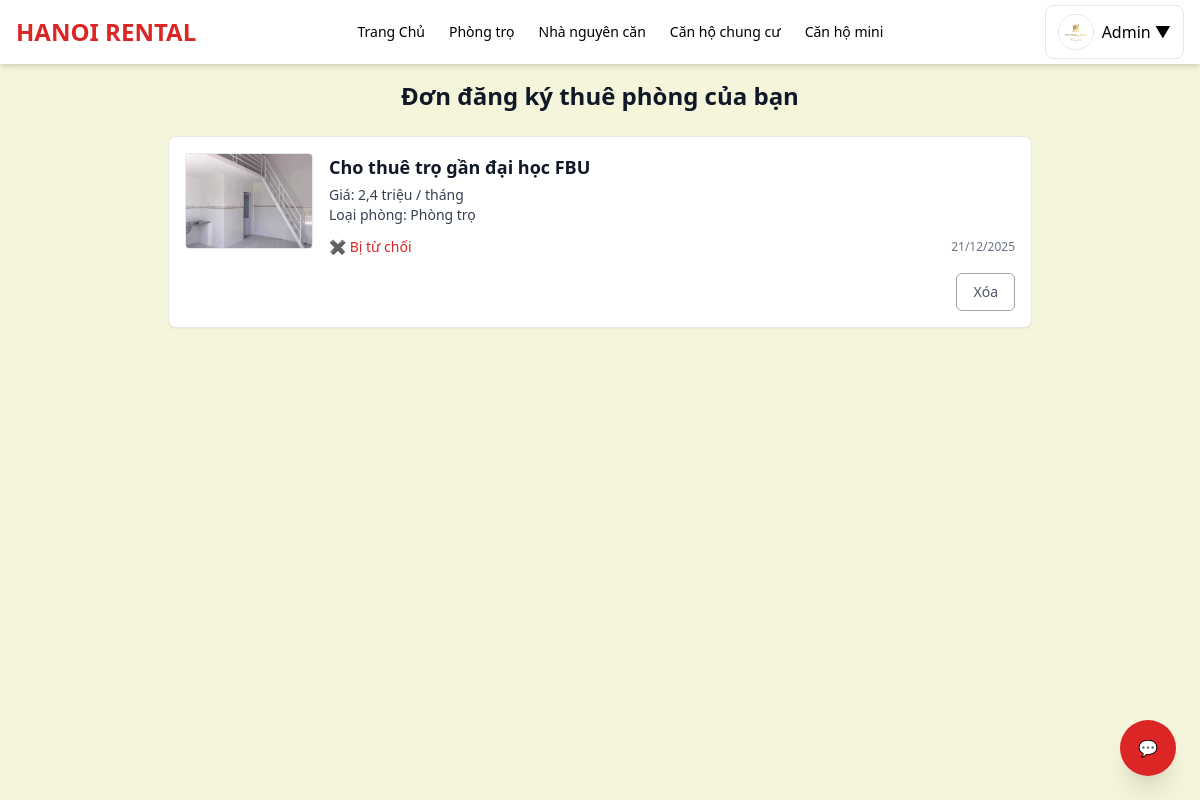
Screenshot of /rent_requests.php (signed in) with the database file from the repository.
### tables this page shows
CREATE TABLE `rental_requests` (
  `id` int(11) NOT NULL,
  `post_id` int(11) NOT NULL,
  `user_id` int(11) NOT NULL,
  `fullname` varchar(100) DEFAULT NULL,
  `birthday` date DEFAULT NULL,
  `phone` varchar(20) DEFAULT NULL,
  `gmail` varchar(150) DEFAULT NULL,
  `cccd` varchar(20) DEFAULT NULL,
  `address` varchar(255) DEFAULT NULL,
  `status` enum('pending','approved','rejected') DEFAULT 'pending',
  `created_at` datetime DEFAULT current_timestamp()
);

CREATE TABLE `posts` (
  `id` int(11) NOT NULL,
  `user_id` int(11) NOT NULL,
  `status` enum('pending','approved','rejected') DEFAULT 'pending',
  `reviewed_by` int(11) DEFAULT NULL,
  `reviewed_at` timestamp NULL DEFAULT NULL,
  `title` varchar(255) DEFAULT NULL,
  `image` varchar(255) DEFAULT NULL,
  `type` varchar(50) DEFAULT NULL,
  `khu_vuc` varchar(255) DEFAULT NULL,
  `price` varchar(50) DEFAULT NULL,
  `phone` varchar(20) DEFAULT NULL,
  `zalo` varchar(20) DEFAULT NULL,
  `description` text DEFAULT NULL,
  `status_rent` tinyint(4) DEFAULT 0,
  `created_at` timestamp NOT NULL DEFAULT current_timestamp(),
  `category` varchar(50) NOT NULL DEFAULT 'phongtro'
);

### rent_requests.php (the view, shortened to what this page needs)
<?php
require 'header.php';
require 'db.php';
$user = $_SESSION['user'];
$uid  = $user['id'];
$stmt = $pdo->prepare("
    SELECT
        r.id,
        r.status,
        r.created_at,
        p.id   AS post_id,
        p.title,
        p.price,
        p.type
    FROM rental_requests r
    JOIN posts p ON r.post_id = p.id
    WHERE r.user_id = :uid
    ORDER BY r.id DESC
");
$stmt->execute(['uid' => $uid]);
$requests = $stmt->fetchAll(PDO::FETCH_ASSOC);
?>
<main class="max-w-4xl mx-auto p-4">
    <h2 class="text-2xl font-semibold mb-6 text-center text-gray-900">
        Đơn đăng ký thuê phòng của bạn
    </h2>
    <?php if (empty($requests)): ?>
        <p class="text-center text-gray-600 text-sm">
            Bạn chưa gửi đơn đăng ký thuê phòng nào.
        </p>
    <?php else: ?>
        <div class="space-y-5">
            <?php foreach ($requests as $r): ?>
                <div class="bg-white border rounded-lg p-4 flex gap-4 shadow-sm hover:shadow transition">
                    <a href="post_detail.php?id=<?= $r['post_id'] ?>" class="flex-shrink-0">
                        <img src="<?= htmlspecialchars($r['thumbnail']) ?>"
                             class="w-32 h-24 rounded object-cover border">
                    </a>
                    <div class="flex-1 flex flex-col justify-between">
                        <div>
                            <a href="post_detail.php?id=<?= $r['post_id'] ?>">
                                <h3 class="text-lg font-semibold text-gray-900 hover:underline">
                                    <?= htmlspecialchars($r['title']) ?>
                                </h3>
                            </a>
                            <p class="text-sm text-gray-700 mt-1">
                                <?php
                                    $price = rtrim(
                                        rtrim(number_format($r['price'], 1, ',', '.'), '0'),
                                        ','
                                    );
                                ?>
                                Giá: <span class="font-medium"><?= $price ?> triệu / tháng</span><br>
                                Loại phòng: <?= htmlspecialchars($r['type']) ?>
                            </p>
                        </div>
                        <div class="flex items-center justify-between mt-3">
                            <span class="text-sm font-medium
                                <?php
                                    if ($r['status'] === 'approved') echo 'text-green-600';
                                    elseif ($r['status'] === 'expired') echo 'text-gray-600';
                                    elseif ($r['status'] === 'rejected') echo 'text-red-600';
                                    elseif ($r['status'] === 'cancelled') echo 'text-gray-500';
                                    else echo 'text-yellow-600';
                                ?>">
                                <?php
                                    if ($r['status'] === 'approved') echo '✔ Đang thuê';
                                    elseif ($r['status'] === 'expired') echo '⌛ Đã hết hạn thuê';
                                    elseif ($r['status'] === 'rejected') echo '✖ Bị từ chối';
                                    elseif ($r['status'] === 'cancelled') echo '🚫 Đã hủy';
                                    else echo '⏳ Đang chờ duyệt';
                                ?>
                            </span>
                            <span class="text-xs text-gray-500">
                                <?= date('d/m/Y', strtotime($r['created_at'])) ?>
                            </span>
                        </div>
                        <div class="mt-4 text-right space-x-2">
                            <?php if (in_array($r['status'], ['rejected', 'cancelled', 'expired'])): ?>
                                <a href="/hiihi/delete_rent_request.php?id=<?= $r['id'] ?>"
                                   onclick="return confirm('Xóa vĩnh viễn đơn này?');"
                                   class="inline-flex px-4 py-2 text-sm font-medium
                                          text-gray-600 border border-gray-400 rounded-md
                                          hover:bg-gray-100 transition">
                                    Xóa
                                </a>
                            <?php endif; ?>
                        </div>
                    </div>
                </div>
            <?php endforeach; ?>
        </div>
    <?php endif; ?>
</main>

### rent_requests.php (style rules this page uses)
body { background-color: #f5f5dc !important; }

### rows the page displays
rental_requests: post.title "Cho thuê trọ gần đại học FBU", post.price "2,4", post.type "Phòng trọ", status "✖ Bị từ chối", created_at "21/12/2025"

### other values shown
$display_name "Admin"
